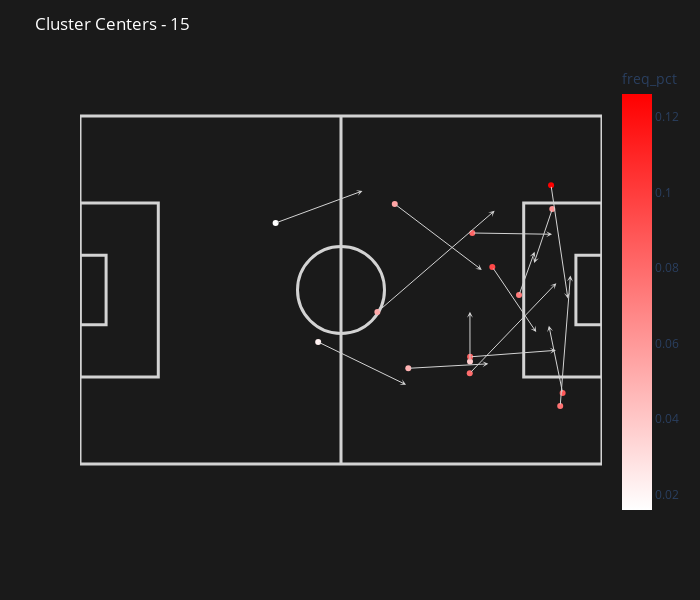

Write notebook code for a chart like this one.
### Code cell
#------
# Vizualizing Cluster Centers
#------

df_std = df[p2s_cluster_feats].std()

de_whitened_centers = np.multiply(cluster_centers,df_std.to_numpy())
df_centers = pd.DataFrame(de_whitened_centers)
df_centers.columns = p2s_cluster_feats
#--
df_centers = df_centers.join(cl_freq)
#--


# fig = px.scatter(df_centers, x='loc_x', y='loc_y', color='freq_pct', color_continuous_scale=["white", "red"])
# fig = socly.draw_pitch_lines(fig)
# fig.show()
fig = socly.plot_pass_clusters(df_centers, title=f"Cluster Centers - {num_clusters}", show_outcome=False)
fig.show()
# ---
display(df_centers)

### Figure 1 — Plotly figure (JSON) as saved in the notebook; plotly's stock layout.template omitted (floating-point values rounded to 4 significant figures)
{"data": [{"hovertemplate": "loc_x=%{x}<br>loc_y=%{y}<br>freq_pct=%{marker.color}<extra></extra>", "legendgroup": "", "marker": {"color": [0.055, 0.083, 0.022, 0.077, 0.016, 0.039, 0.083, 0.079, 0.063, 0.049, 0.095, 0.087, 0.073, 0.053, 0.126], "coloraxis": "coloraxis", "size": 6, "symbol": "circle"}, "mode": "markers", "name": "", "orientation": "v", "showlegend": false, "type": "scatter", "x": [72.36, 90.18, 54.75, 110.4, 44.97, 89.65, 89.68, 89.6, 108.6, 75.47, 94.79, 111.0, 100.9, 68.36, 108.3], "xaxis": "x", "y": [59.76, 53.1, 28.05, 13.36, 55.4, 23.56, 24.64, 20.85, 58.61, 22.0, 45.28, 16.34, 38.85, 34.94, 64.06], "yaxis": "y"}], "layout": {"annotations": [{"arrowcolor": "lightGrey", "arrowhead": 3, "arrowsize": 1, "arrowwidth": 1, "ax": 72.36, "axref": "x", "ay": 59.76, "ayref": "y", "showarrow": true, "text": "", "x": 92.36, "xref": "x", "y": 44.62, "yref": "y"}, {"arrowcolor": "lightGrey", "arrowhead": 3, "arrowsize": 1, "arrowwidth": 1, "ax": 90.18, "axref": "x", "ay": 53.1, "ayref": "y", "showarrow": true, "text": "", "x": 108.5, "xref": "x", "y": 52.81, "yref": "y"}, {"arrowcolor": "lightGrey", "arrowhead": 3, "arrowsize": 1, "arrowwidth": 1, "ax": 54.75, "axref": "x", "ay": 28.05, "ayref": "y", "showarrow": true, "text": "", "x": 74.96, "xref": "x", "y": 18.24, "yref": "y"}, {"arrowcolor": "lightGrey", "arrowhead": 3, "arrowsize": 1, "arrowwidth": 1, "ax": 110.4, "axref": "x", "ay": 13.36, "ayref": "y", "showarrow": true, "text": "", "x": 112.7, "xref": "x", "y": 43.31, "yref": "y"}, {"arrowcolor": "lightGrey", "arrowhead": 3, "arrowsize": 1, "arrowwidth": 1, "ax": 44.97, "axref": "x", "ay": 55.4, "ayref": "y", "showarrow": true, "text": "", "x": 64.94, "xref": "x", "y": 62.77, "yref": "y"}, {"arrowcolor": "lightGrey", "arrowhead": 3, "arrowsize": 1, "arrowwidth": 1, "ax": 89.65, "axref": "x", "ay": 23.56, "ayref": "y", "showarrow": true, "text": "", "x": 89.64, "xref": "x", "y": 34.99, "yref": "y"}, {"arrowcolor": "lightGrey", "arrowhead": 3, "arrowsize": 1, "arrowwidth": 1, "ax": 89.68, "axref": "x", "ay": 24.64, "ayref": "y", "showarrow": true, "text": "", "x": 109.4, "xref": "x", "y": 26.13, "yref": "y"}, {"arrowcolor": "lightGrey", "arrowhead": 3, "arrowsize": 1, "arrowwidth": 1, "ax": 89.6, "axref": "x", "ay": 20.85, "ayref": "y", "showarrow": true, "text": "", "x": 109.5, "xref": "x", "y": 41.58, "yref": "y"}, {"arrowcolor": "lightGrey", "arrowhead": 3, "arrowsize": 1, "arrowwidth": 1, "ax": 108.6, "axref": "x", "ay": 58.61, "ayref": "y", "showarrow": true, "text": "", "x": 104.4, "xref": "x", "y": 46.23, "yref": "y"}, {"arrowcolor": "lightGrey", "arrowhead": 3, "arrowsize": 1, "arrowwidth": 1, "ax": 75.47, "axref": "x", "ay": 22.0, "ayref": "y", "showarrow": true, "text": "", "x": 93.86, "xref": "x", "y": 23.03, "yref": "y"}, {"arrowcolor": "lightGrey", "arrowhead": 3, "arrowsize": 1, "arrowwidth": 1, "ax": 94.79, "axref": "x", "ay": 45.28, "ayref": "y", "showarrow": true, "text": "", "x": 104.9, "xref": "x", "y": 30.33, "yref": "y"}, {"arrowcolor": "lightGrey", "arrowhead": 3, "arrowsize": 1, "arrowwidth": 1, "ax": 111.0, "axref": "x", "ay": 16.34, "ayref": "y", "showarrow": true, "text": "", "x": 107.8, "xref": "x", "y": 31.79, "yref": "y"}, {"arrowcolor": "lightGrey", "arrowhead": 3, "arrowsize": 1, "arrowwidth": 1, "ax": 100.9, "axref": "x", "ay": 38.85, "ayref": "y", "showarrow": true, "text": "", "x": 104.5, "xref": "x", "y": 48.79, "yref": "y"}, {"arrowcolor": "lightGrey", "arrowhead": 3, "arrowsize": 1, "arrowwidth": 1, "ax": 68.36, "axref": "x", "ay": 34.94, "ayref": "y", "showarrow": true, "text": "", "x": 95.32, "xref": "x", "y": 58.22, "yref": "y"}, {"arrowcolor": "lightGrey", "arrowhead": 3, "arrowsize": 1, "arrowwidth": 1, "ax": 108.3, "axref": "x", "ay": 64.06, "ayref": "y", "showarrow": true, "text": "", "x": 112.2, "xref": "x", "y": 38.03, "yref": "y"}], "coloraxis": {"colorbar": {"title": {"text": "freq_pct"}}, "colorscale": [[0, "white"], [1, "red"]]}, "height": 600, "legend": {"tracegroupgap": 0}, "margin": {"t": 60}, "paper_bgcolor": "#1A1A1A", "plot_bgcolor": "#1A1A1A", "shapes": [{"layer": "below", "line": {"color": "LightGrey", "width": 3}, "type": "rect", "x0": 0, "x1": 18, "xref": "x", "y0": 60, "y1": 20, "yref": "y"}, {"layer": "below", "line": {"color": "LightGrey", "width": 3}, "type": "rect", "x0": 0, "x1": 6, "xref": "x", "y0": 48, "y1": 32, "yref": "y"}, {"layer": "below", "line": {"color": "LightGrey", "width": 3}, "type": "rect", "x0": 102, "x1": 120, "xref": "x", "y0": 60, "y1": 20, "yref": "y"}, {"layer": "below", "line": {"color": "LightGrey", "width": 3}, "type": "rect", "x0": 114, "x1": 120, "xref": "x", "y0": 48, "y1": 32, "yref": "y"}, {"layer": "below", "line": {"color": "LightGrey", "width": 3}, "type": "line", "x0": 60, "x1": 60, "xref": "x", "y0": 80, "y1": 0, "yref": "y"}, {"layer": "below", "line": {"color": "LightGrey", "width": 3}, "type": "line", "x0": 0, "x1": 0, "xref": "x", "y0": 80, "y1": 0, "yref": "y"}, {"layer": "below", "line": {"color": "LightGrey", "width": 3}, "type": "line", "x0": 120, "x1": 120, "xref": "x", "y0": 80, "y1": 0, "yref": "y"}, {"layer": "below", "line": {"color": "LightGrey", "width": 3}, "type": "line", "x0": 0, "x1": 120, "xref": "x", "y0": 80, "y1": 80, "yref": "y"}, {"layer": "below", "line": {"color": "LightGrey", "width": 3}, "type": "line", "x0": 0, "x1": 120, "xref": "x", "y0": 0, "y1": 0, "yref": "y"}, {"layer": "below", "line": {"color": "LightGrey", "width": 3}, "type": "circle", "x0": 50, "x1": 70, "xref": "x", "y0": 50, "y1": 30, "yref": "y"}], "title": {"font": {"color": "white"}, "text": "Cluster Centers - 15"}, "width": 700, "xaxis": {"anchor": "y", "domain": [0, 1], "range": [0, 120], "showgrid": false, "showticklabels": false, "title": {"text": "loc_x"}, "visible": false}, "yaxis": {"anchor": "x", "domain": [0, 1], "range": [0, 80], "scaleanchor": "x", "scaleratio": 1, "showgrid": false, "showticklabels": false, "title": {"text": "loc_y"}, "visible": false}}}
